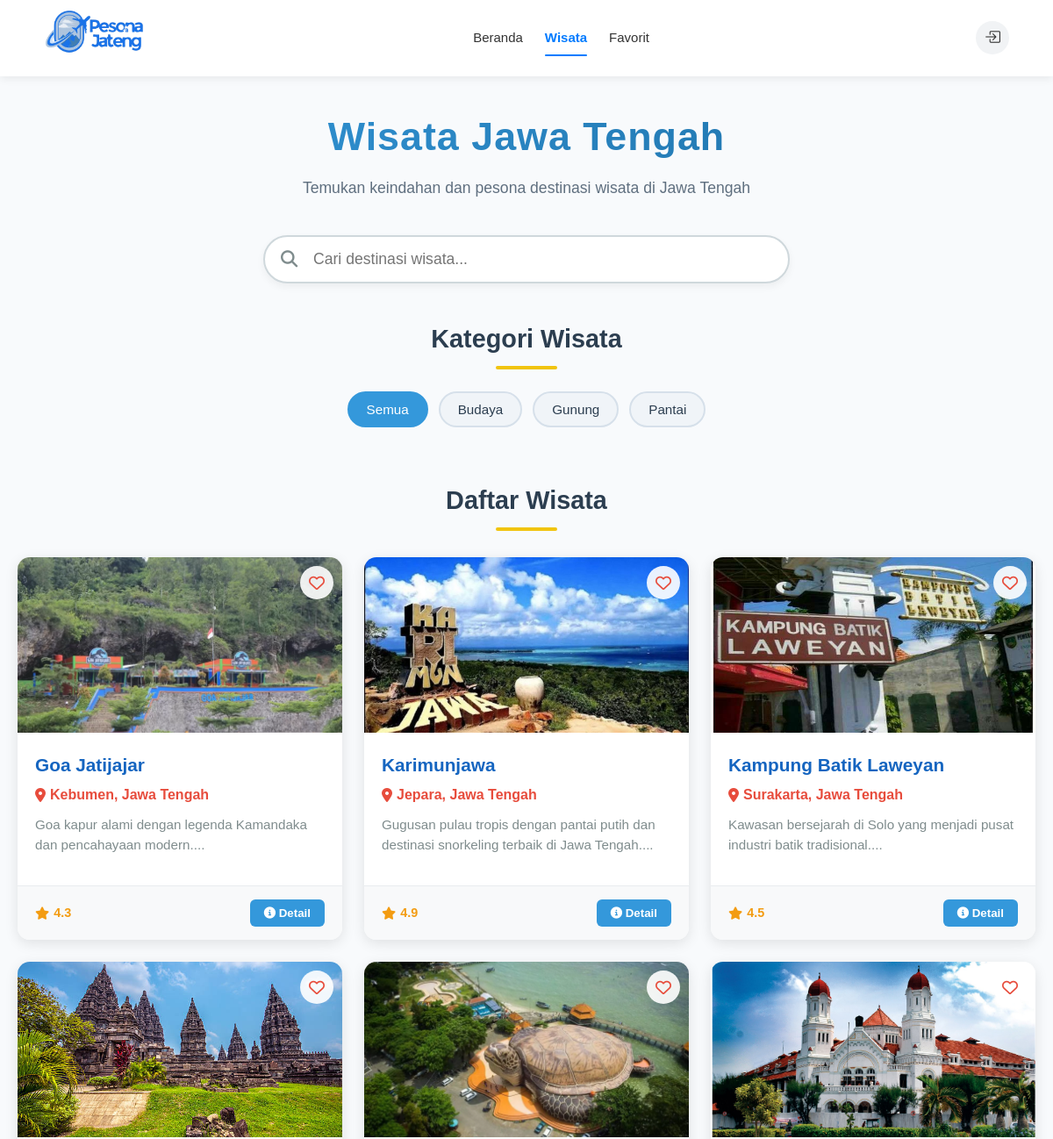
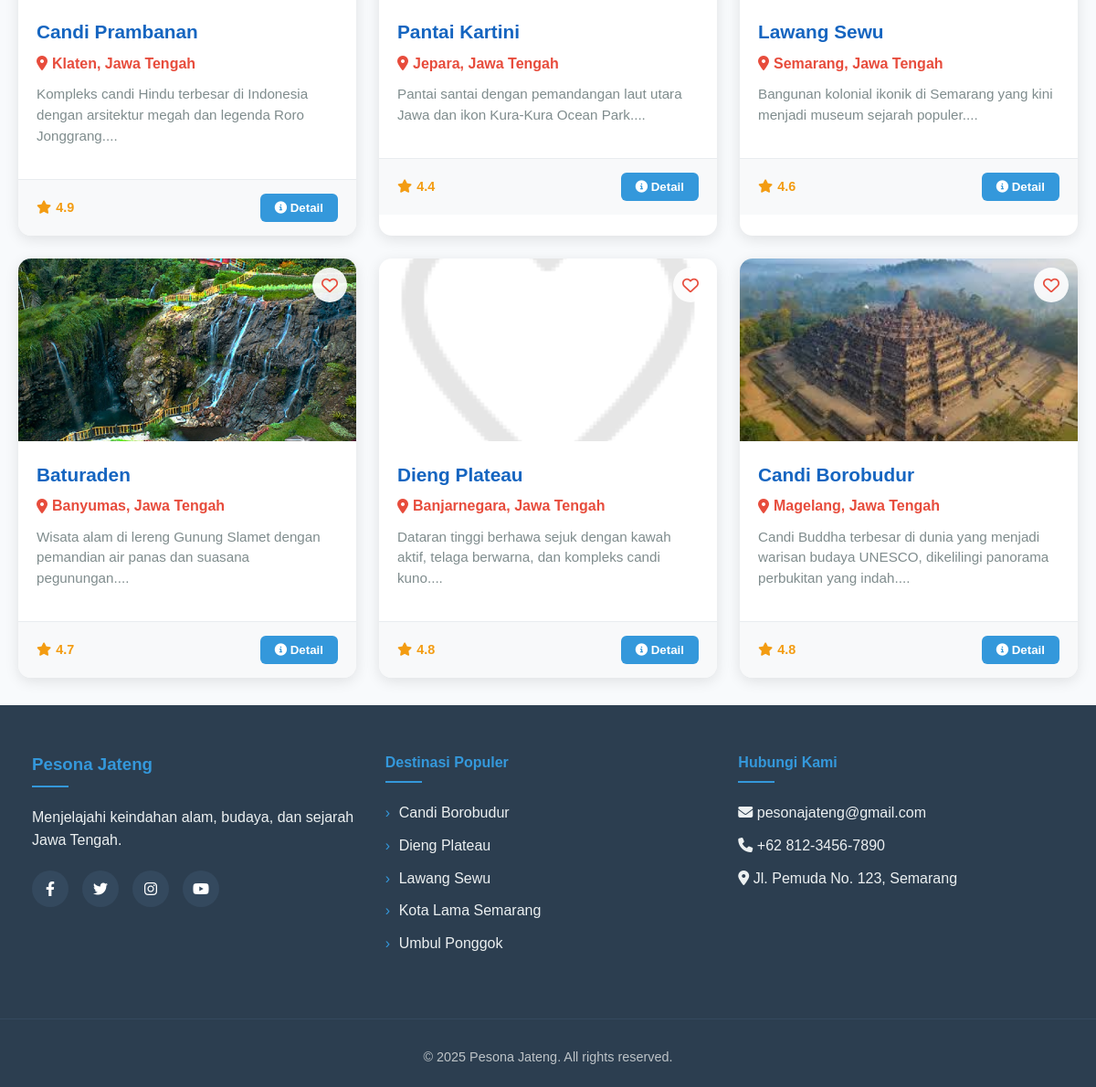
/users/wisata/index.php, run on the app's committed database (2 pictures, top to bottom).
### tables this page shows
CREATE TABLE `kategori` (
  `id_kategori` int(11) NOT NULL,
  `nama_kategori` varchar(100) NOT NULL
);

CREATE TABLE `wisata` (
  `id_wisata` int(11) NOT NULL,
  `nama_wisata` varchar(255) NOT NULL,
  `lokasi` varchar(255) NOT NULL,
  `deskripsi` text NOT NULL,
  `gambar` varchar(255) NOT NULL,
  `tanggal_ditambahkan` datetime NOT NULL,
  `id_kategori` int(11) DEFAULT NULL,
  `rating` decimal(2,1) DEFAULT 0.0
);

### users/wisata/index.php (the view, shortened to what this page needs)
<!DOCTYPE html>
<html lang="id">
<head>
  <?php include '../layouts/navbar/index.php'; ?>
   <link rel="stylesheet" href="../layouts/footer.css">
  <link rel="stylesheet" href="https://cdnjs.cloudflare.com/ajax/libs/font-awesome/6.4.0/css/all.min.css">
</head>
<body>
<main>
  <div class="container">
    <header>
      <h1>Wisata Jawa Tengah</h1>
      <p class="subtitle">Temukan keindahan dan pesona destinasi wisata di Jawa Tengah</p>
    </header>
    <div class="search-box">
      <i class="fas fa-search"></i>
      <input type="text" id="searchInput" placeholder="Cari destinasi wisata..." onkeyup="filterWisata()">
    </div>
    <div class="kategori-section">
      <h2>Kategori Wisata</h2>
      <div class="line-yellow"></div>
      <div class="categories">
        <button class="category-btn active" onclick="filterKategori(event, 0)">Semua</button>
        <?php
        $kategori = $conn->query("SELECT * FROM kategori ORDER BY nama_kategori ASC");
        if ($kategori->num_rows > 0) {
          while ($kat = $kategori->fetch_assoc()) {
            echo "<button class='category-btn' onclick='filterKategori(event, {$kat['id_kategori']})'>{$kat['nama_kategori']}</button>";
          }
        }
        ?>
      </div>
    </div>
    <div class="daftar-wisata-title">
      <h2>Daftar Wisata</h2>
      <div class="line-yellow"></div>
    </div>
    <div class="wisata-grid" id="wisataGrid">
      <?php
      $id_user = isset($_SESSION['user_id']) ? (int)$_SESSION['user_id'] : 0;
      $sql = "SELECT w.*,
                     CASE WHEN f.id_user IS NOT NULL THEN 1 ELSE 0 END as is_favorite
              FROM wisata w
              LEFT JOIN favorite f ON w.id_wisata = f.id_wisata AND f.id_user = ?
              ORDER BY w.id_wisata DESC";
      $stmt = $conn->prepare($sql);
      $stmt->bind_param("i", $id_user);
      $stmt->execute();
      $result = $stmt->get_result();
      if ($result->num_rows > 0) {
        while ($row = $result->fetch_assoc()) {
          $activeClass = $row['is_favorite'] ? 'active' : '';
          $iconClass = $row['is_favorite'] ? 'fas fa-heart' : 'far fa-heart';
          $gambarPath = "../../admin/pages/galeri/img/" . $row['gambar'];
          $defaultImage = "../assets/img/image.png";
          if (!file_exists($gambarPath) || empty($row['gambar'])) {
              $gambarPath = $defaultImage;
          }
          echo "
          <div class='wisata-card' data-kategori='{$row['id_kategori']}' data-nama='" . strtolower(htmlspecialchars($row['nama_wisata'])) . "'>
            <div class='card-header'>
              <img src='$gambarPath'
                   alt='{$row['nama_wisata']}'
                   class='card-image'>
              <button class='btn-favorite $activeClass' data-wisata-id='{$row['id_wisata']}'>
                <i class='$iconClass'></i>
              </button>
            </div>
            <div class='card-body'>
              <h3 class='wisata-title'>{$row['nama_wisata']}</h3>
              <p class='wisata-location'><i class='fas fa-map-marker-alt'></i> {$row['lokasi']}</p>
              <p class='wisata-description'>" . substr($row['deskripsi'], 0, 150) . "...</p>
            </div>
            <div class='card-footer'>
              <div class='card-rating'><i class='fas fa-star'></i> {$row['rating']}</div>
              <button class='btn-detail' onclick='showDetail({$row['id_wisata']})'>
                <i class='fas fa-info-circle'></i> Detail
              </button>
            </div>
          </div>
          ";
        }
      }
      ?>
    </div>
  </div>
</main>
  <?php include '../layouts/footer.php'; ?>
</body>
</html>

### users/layouts/navbar/index.php (shortened to what this page needs)
<?php
$user = null;
?>
<!DOCTYPE html>
<html lang="id">
<head>
  <link rel="stylesheet" href="https://cdn.jsdelivr.net/npm/bootstrap-icons@1.11.1/font/bootstrap-icons.css">
</head>
<body>
  <header class="navbar" id="navbar">
    <div class="logo">
      <img src="../assets/logo.png" alt="Pesona Jateng Logo">
    </div>
    <nav class="nav-links" id="navLinks">
      <a href="../home/index.php" class="<?= strpos($_SERVER['REQUEST_URI'], 'home') !== false ? 'active' : '' ?>">Beranda</a>
      <a href="../wisata/index.php" class="<?= strpos($_SERVER['REQUEST_URI'], 'wisata') !== false ? 'active' : '' ?>">Wisata</a>
      <a href="../favorite/index.php" class="<?= strpos($_SERVER['REQUEST_URI'], 'favorite') !== false ? 'active' : '' ?>">Favorit</a>
    </nav>
    <div class="nav-actions">
      <?php if($user): ?>
          <span class="user-name"><?= htmlspecialchars($user['nama_lengkap']); ?></span>
          <a href="../login/logout.php" class="icon-btn" title="Logout"><i class="bi bi-box-arrow-right"></i></a>
      <?php else: ?>
          <a href="../login/index.php" class="icon-btn" title="Login"><i class="bi bi-box-arrow-in-right"></i></a>
      <?php endif; ?>
    </div>
  </header>
</body>
</html>

### users/layouts/footer.php
<footer>
    <div class="footer-container">
        <div class="about">
            <h3>Pesona Jateng</h3>
            <p>Menjelajahi keindahan alam, budaya, dan sejarah Jawa Tengah.</p>
            <div class="social-icons">
                <a href="#"><i class="fab fa-facebook-f"></i></a>
                <a href="#"><i class="fab fa-twitter"></i></a>
                <a href="#"><i class="fab fa-instagram"></i></a>
                <a href="#"><i class="fab fa-youtube"></i></a>
            </div>
        </div>
        <div class="popular-links">
            <h4>Destinasi Populer</h4>
            <ul>
                <li>Candi Borobudur</li>
                <li>Dieng Plateau</li>
                <li>Lawang Sewu</li>
                <li>Kota Lama Semarang</li>
                <li>Umbul Ponggok</li>
            </ul>
        </div>
        <div class="contact">
            <h4>Hubungi Kami</h4>
            <p><i class="fas fa-envelope"></i> pesonajateng@gmail.com</p>
            <p><i class="fas fa-phone"></i> +62 812-3456-7890</p>
            <p><i class="fas fa-map-marker-alt"></i> Jl. Pemuda No. 123, Semarang</p>
        </div>
    </div>
    <p class="copy">© 2025 Pesona Jateng. All rights reserved.</p>
</footer>

### users/layouts/footer.css (style rules this page uses)
footer { background-color: #2c3e50; color: white; padding: 50px 0 20px; }
.footer-container { display: flex; flex-wrap: wrap; justify-content: space-between; max-width: 1200px; margin: 0 auto; padding: 0 20px; }
.footer-container > div { flex: 1; min-width: 250px; margin-bottom: 30px; padding: 0 15px; }
.footer-container h3, .footer-container h4 { margin-bottom: 20px; color: #3498db; position: relative; padding-bottom: 10px; }
.footer-container h3::after, .footer-container h4::after { content: ''; position: absolute; bottom: 0; left: 0; width: 40px; height: 2px; background-color: #3498db; }
.footer-container p, .footer-container li { margin-bottom: 10px; line-height: 1.6; color: #ecf0f1; }
.footer-container ul { list-style: none; }
.footer-container li { position: relative; padding-left: 15px; }
.footer-container li::before { content: '›'; position: absolute; left: 0; color: #3498db; }
.social-icons { display: flex; gap: 15px; margin-top: 20px; }
.social-icons a { display: flex; align-items: center; justify-content: center; width: 40px; height: 40px; background-color: #34495e; border-radius: 50%; color: white; text-decoration: none; transition: all 0.3s; }
.copy { text-align: center; padding-top: 30px; margin-top: 30px; border-top: 1px solid #34495e; color: #bdc3c7; font-size: 0.9rem; }

### users/layouts/navbar/index.php (style rules this page uses)
* { margin: 0; padding: 0; box-sizing: border-box; font-family: 'Poppins', sans-serif; }
.navbar { position: fixed; top:0; left:0; width:100%; background:#fff; display:flex; justify-content:space-between; align-items:center; padding:12px 50px; box-shadow:0 2px 10px rgba(0,0,0,0.08); z-index:1000; transition:0.3s ease; }
.logo img { height:55px; width:auto; transition: all 0.3s ease; }
.nav-links { display:flex; align-items:center; gap:25px; }
.nav-links a { text-decoration:none; color:#333; font-weight:500; font-size:15px; position:relative; padding:5px 0; transition: all 0.3s ease; }
.nav-links a::after { content:""; position:absolute; bottom:-4px; left:0; width:0%; height:2px; background:#007bff; transition: width 0.3s ease; border-radius:5px; }
.nav-links a:hover::after, .nav-links a.active::after { width:100%; }
.nav-links a.active { color:#007bff; font-weight:600; }
.nav-actions { display:flex; align-items:center; gap:15px; }
.icon-btn { display:flex; align-items:center; justify-content:center; width:38px; height:38px; border-radius:50%; background:#f1f3f5; color:#333; text-decoration:none; font-size:18px; transition:all 0.3s ease; border:none; }

### data on the page
kategori: nama_kategori "Budaya"
kategori: nama_kategori "Gunung"
kategori: nama_kategori "Pantai"
wisata: gambar (picture), nama_wisata "Goa Jatijajar", lokasi "Kebumen, Jawa Tengah", deskripsi "Goa kapur alami dengan legenda Kamandaka dan pencahayaan modern.", rating "4.3"
wisata: gambar (picture), nama_wisata "Karimunjawa", lokasi "Jepara, Jawa Tengah", deskripsi "Gugusan pulau tropis dengan pantai putih dan destinasi snorkeling terbaik di Jawa Tengah.", rating "4.9"
wisata: gambar (picture), nama_wisata "Kampung Batik Laweyan", lokasi "Surakarta, Jawa Tengah", deskripsi "Kawasan bersejarah di Solo yang menjadi pusat industri batik tradisional.", rating "4.5"
wisata: gambar (picture), nama_wisata "Candi Prambanan", lokasi "Klaten, Jawa Tengah", deskripsi "Kompleks candi Hindu terbesar di Indonesia dengan arsitektur megah dan legenda Roro Jonggrang.", rating "4.9"
wisata: gambar (picture), nama_wisata "Pantai Kartini", lokasi "Jepara, Jawa Tengah", deskripsi "Pantai santai dengan pemandangan laut utara Jawa dan ikon Kura-Kura Ocean Park.", rating "4.4"
wisata: gambar (picture), nama_wisata "Lawang Sewu", lokasi "Semarang, Jawa Tengah", deskripsi "Bangunan kolonial ikonik di Semarang yang kini menjadi museum sejarah populer.", rating "4.6"
wisata: gambar (picture), nama_wisata "Baturaden", lokasi "Banyumas, Jawa Tengah", deskripsi "Wisata alam di lereng Gunung Slamet dengan pemandian air panas dan suasana pegunungan.", rating "4.7"
wisata: shows a picture, nama_wisata "Dieng Plateau", lokasi "Banjarnegara, Jawa Tengah", deskripsi "Dataran tinggi berhawa sejuk dengan kawah aktif, telaga berwarna, dan kompleks candi kuno.", rating "4.8"
wisata: gambar (picture), nama_wisata "Candi Borobudur", lokasi "Magelang, Jawa Tengah", deskripsi "Candi Buddha terbesar di dunia yang menjadi warisan budaya UNESCO, dikelilingi panorama perbukitan yang indah.", rating "4.8"
